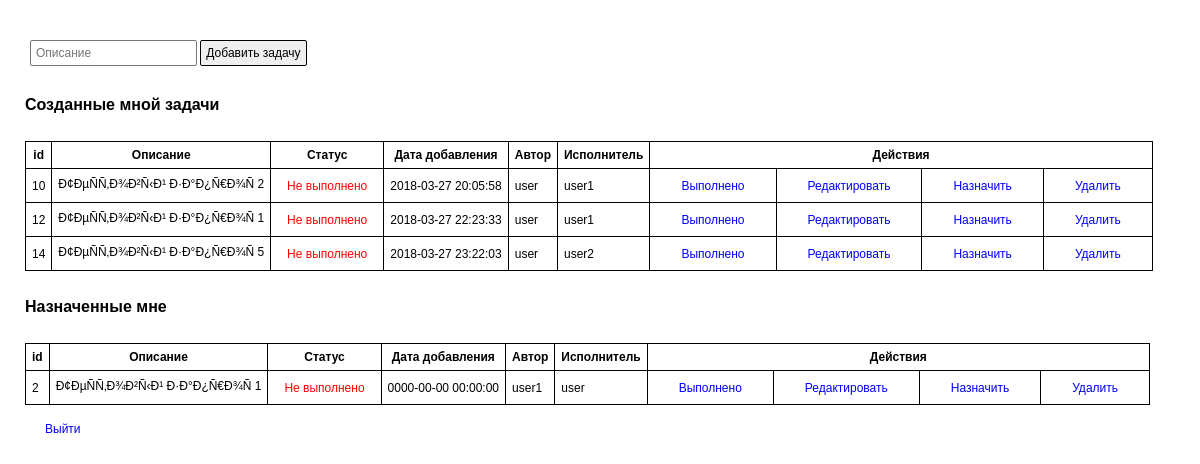
Screenshot of / (signed in) with the database file from the repository.
### tables this page shows
CREATE TABLE `task` (
  `id` int(11) NOT NULL,
  `user_id` int(11) NOT NULL,
  `assigned_user_id` int(11) NOT NULL,
  `description` text NOT NULL,
  `is_done` tinyint(4) NOT NULL DEFAULT '0',
  `date_added` datetime NOT NULL DEFAULT CURRENT_TIMESTAMP
);

CREATE TABLE `user` (
  `id` int(11) NOT NULL,
  `login` varchar(50) NOT NULL,
  `password` varchar(255) NOT NULL
);

### routines.php (called while the page is built, shortened)
<?php
	function clearInput($input)
	{
		return htmlspecialchars(strip_tags($input));
	}
?>

### classes/User.php (called while the page is built, shortened)
<?php
class User
{
	public function getUserByLogin ($login)
	{
		require './db.php';
		try {
	    	$pdo = new PDO("mysql:host=$dbHost;dbname=$dbName", $dbUser, $dbPass);
		} catch (PDOException $e) {
	    	echo 'Подключение не удалось: ' . $e->getMessage();
		}
		$sql = "SELECT * FROM `user` WHERE `login`='".$login."'";
		$data = $pdo->query($sql);
		if ($data) {
			foreach ($data as $user) {
				return true;
			}
		}
		return false;
	}
	public function isLogedin ()
	{
		if ((isset($_SESSION['user']))&&(isset($_SESSION['password']))) {
			$login = clearInput($_SESSION['user']);
			$hash = clearInput($_SESSION['password']);
			if ($this->getUserByLogin($login)){
				require './db.php';
				try {
			    	$pdo = new PDO("mysql:host=$dbHost;dbname=$dbName", $dbUser, $dbPass);
				} catch (PDOException $e) {
			    	echo 'Подключение не удалось: ' . $e->getMessage();
				}
				$sql = "SELECT * FROM `user` WHERE `login`='".$login."' AND `password`='".$hash."'";
				$data = $pdo->query($sql);
				if ($data) {
					foreach ($data as $user) {
						$this->id = $user['id'];
						return true;
					}
				}
			}
		}
		return false;
	}
}
?>

### index.php (called while the page is built)
<?php
	require_once __DIR__.'/routines.php';
	require __DIR__.'/router.php';
?>

### classes/Task.php (the view, shortened to what this page needs)
<?php
require_once './routines.php';
class Task
{
	private $id;
	private $description;
	private $status;
	private $createdDate;
	public function __construct ($id = null, $description = null, $reporter = null, $assignie = null, $status = null, $date = null)
	{
		$this->id = $id;
		$this->description = $description;
		$this->reporter = $reporter;
		$this->assignie = $assignie;
		$this->status = $status;
		$this->createdDate = $date;
	}
	public function printTaskForDashboard()
	{
		if ($this->status==0) {
			$status = '<span style="color: red;">Не выполнено</span>';
			$workflow = "<a href='index.php?contr=task&act=workflow&transition_id=1&id=$this->id'>Выполнено</a>";
		}
		else {
			$status = '<span style="color: green;">Выполнено</span>';
			$workflow = "<a href='index.php?contr=task&act=workflow&transition_id=0&id=$this->id'>Открыть заново</a>";
		}
		echo "<tr>
				<td>$this->id</td>
				<td>$this->description</td>
				<td>$status</td>
				<td>$this->createdDate</td>
				<td>$this->reporter</td>
				<td>$this->assignie</td>
				<td>$workflow</td>
				<td><a href='index.php?contr=task&act=edit&id=$this->id'>Редактировать</a></td>
				<td><a href='index.php?contr=task&act=assign&id=$this->id'>Назначить</a></td>
				<td><a href='index.php?contr=task&act=del&id=$this->id'>Удалить</a></td>
			</tr>";
	}
}
?>

### router.php (shortened to what this page needs)
<?php
$user = new User();
if ((isset($_GET['contr'])) && ($_GET['contr']!='') && (isset($_GET['act'])) && ($_GET['act']!='')){
	$contr = clearInput($_GET['contr']);
	$act = clearInput($_GET['act']);
	switch ($contr) {
		case 'user':
			switch ($act) {
				case 'reg':
					CUser::registration();
					break;
				case 'add':
					CUser::add();
					break;
				case 'login':
					CUser::login();
					break;
				case 'auth':
					CUser::auth();
					break;
				case 'logout':
					CUser::logout();
					break;
			}
			break;
		case 'task':
			if ($user->isLogedin()){
				switch ($act) {
					case 'add':
						CTask::add();
						break;
					case 'del':
						CTask::delete();
						break;
					case 'workflow':
						CTask::workflow();
						break;
					case 'edit':
						CTask::edit();
						break;
					case 'update':
						CTask::update();
						break;
					case 'assign':
						CTask::assign();
						break;
					case 'upd_assignie':
						CTask::updAssignie();
						break;
				}
			}
			break;
	}
}
else {
	if ($user->isLogedin()) {
		$iamReporterTasks = new Dashboard('iamReporter');
		$myTasks = new Dashboard('myTasks');
		include '.\templates\main.php';
	}
	else {
		CUser::login();
	}
}
?>

### templates/main.php (shortened to what this page needs)
<!DOCTYPE html>
<html lang="ru">
<head>
    <link rel="stylesheet" type="text/css" href="style.css">
</head>
<body>
	<form action="index.php" method="GET">
		<input type="text" name="desc" placeholder="Описание">
		<input type="submit" name="submit" value="Добавить задачу">
	</form>
	<h2>Созданные мной задачи</h2>
	<?php $iamReporterTasks->printDashboard(); ?>
	<h2>Назначенные мне</h2>
	<a href="index.php?contr=user&act=logout">Выйти</a>
</body>
</html>

### classes/Dashboard.php (shortened to what this page needs)
<?php
require_once './routines.php';
class Dashboard
{
	private $tasks;
	public function __construct($type)
	{
		$user = new User();
		if ($user->isLogedin()) {
			switch ($type) {
				case 'iamReporter':
					$sql = "SELECT task.*, reporter.login AS rlogin, assignie.login AS alogin FROM task INNER JOIN user AS reporter ON task.user_id=reporter.id INNER JOIN user AS assignie ON task.assigned_user_id=assignie.id WHERE task.user_id=".$user->getId( );
					break;
				case 'myTasks':
					$sql = 'SELECT task.*, reporter.login AS rlogin, assignie.login AS alogin FROM task INNER JOIN user AS reporter ON task.user_id=reporter.id INNER JOIN user AS assignie ON task.assigned_user_id=assignie.id WHERE task.assigned_user_id='.$user->getId( ).' AND reporter.id!='.$user->getId( );
					break;
			}
			require './db.php';
			$data = $pdo->query($sql);
			if ($data) {
				$this->tasks = array();
				foreach ($data as $row) {
					$this->tasks[] = new Task($row['id'], $row['description'], $row['rlogin'], $row['alogin'], $row['is_done'], $row['date_added']);
				}
			}
			return false;
		}
	}
	public function printDashboard()
	{
		echo '<table>
				<tr>
					<th>id</th>
					<th>Описание</th>
					<th>Статус</th>
					<th>Дата добавления</th>
					<th>Автор</th>
					<th>Исполнитель</th>
					<th colspan="4">Действия</th>
				</tr>';
		foreach ($this->tasks as $task) {
			$task->printTaskForDashboard();
		}
		echo '</table>';
	}
}
?>

### style.css (style rules this page uses)
* { font-family: sans-serif; margin: 5px; padding: 5px; box-sizing: border-box; font-size: 12px; }
h2 { font-size: 16px; padding: 10px 0; }
table { display: block; margin: 12px auto; border-collapse: collapse; }
th,td { border-color: black; border-style: solid; border-width: 1px; font-size: 12px; padding: 6px; }
th { font-weight: bold; text-align: center; }
input { margin: 10px auto; border-radius: 2px; border-style: solid; border-width: 1px; }
a { text-decoration: none; margin: 5px 20px; color: #0000ff; font-size: 12px; }

### rows the page displays
task: id "10", description "Ð¢ÐµÑÑ‚Ð¾Ð²Ñ‹Ð¹ Ð·Ð°Ð¿Ñ€Ð¾Ñ 2", is_done "Не выполнено", date_added "2018-03-27 20:05:58", user.login "user", assigned_user.login "user1"
task: id "12", description "Ð¢ÐµÑÑ‚Ð¾Ð²Ñ‹Ð¹ Ð·Ð°Ð¿Ñ€Ð¾Ñ 1", is_done "Не выполнено", date_added "2018-03-27 22:23:33", user.login "user", assigned_user.login "user1"
task: id "14", description "Ð¢ÐµÑÑ‚Ð¾Ð²Ñ‹Ð¹ Ð·Ð°Ð¿Ñ€Ð¾Ñ 5", is_done "Не выполнено", date_added "2018-03-27 23:22:03", user.login "user", assigned_user.login "user2"
task: id "2", description "Ð¢ÐµÑÑ‚Ð¾Ð²Ñ‹Ð¹ Ð·Ð°Ð¿Ñ€Ð¾Ñ 1", is_done "Не выполнено", date_added "0000-00-00 00:00:00", user.login "user1", assigned_user.login "user"
